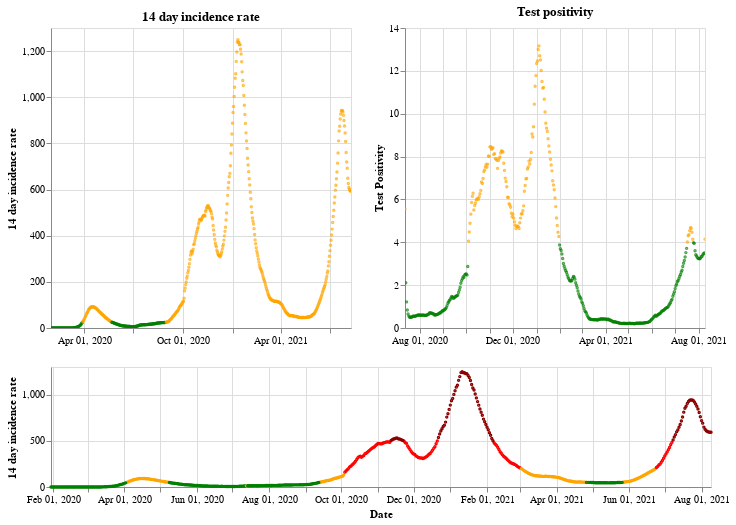

Here is the notebook cell this chart was saved with:
### Markdown cell above
## England

### Code cell
plot_traffic_light('England')

### Figure 1 — Vega-Lite specification as saved in the notebook (floating-point values rounded to 4 significant figures; data arrays with more than 128 entries replaced by an {"elided": "..."} marker saying what was removed)
{"config": {"view": {"continuousWidth": 400, "continuousHeight": 300}}, "vconcat": [{"hconcat": [{"mark": {"type": "point", "size": 2}, "encoding": {"color": {"condition": {"value": "green", "test": "(datum.twoWeeklyCasesRate <= 25)"}, "value": "orange"}, "tooltip": [{"type": "nominal", "field": "areaName"}, {"type": "temporal", "field": "date"}, {"type": "quantitative", "field": "twoWeeklyCasesRate"}, {"type": "quantitative", "field": "testPositivity"}], "x": {"type": "temporal", "axis": {"title": ""}, "field": "date", "scale": {"domain": {"selection": "DateBrush"}}, "timeUnit": "yearmonthdate"}, "y": {"type": "quantitative", "axis": {"title": "14 day incidence rate"}, "field": "twoWeeklyCasesRate"}}, "title": "14 day incidence rate", "width": 300}, {"mark": {"type": "point", "size": 2}, "encoding": {"color": {"condition": {"value": "green", "test": "(datum.testPositivity <= 4)"}, "value": "orange"}, "tooltip": [{"type": "nominal", "field": "areaName"}, {"type": "temporal", "field": "date"}, {"type": "quantitative", "field": "twoWeeklyCasesRate"}, {"type": "quantitative", "field": "testPositivity"}], "x": {"type": "temporal", "axis": {"title": ""}, "field": "date", "scale": {"domain": {"selection": "DateBrush"}}, "timeUnit": "yearmonthdate"}, "y": {"type": "quantitative", "axis": {"title": "Test Positivity"}, "field": "testPositivity"}}, "title": "Test positivity", "width": 300}]}, {"layer": [{"mark": {"type": "point", "size": 2}, "encoding": {"color": {"condition": {"value": "orange", "test": "(((datum.testPositivity < 4) && (datum.twoWeeklyCasesRate >= 50)) && (datum.twoWeeklyCasesRate < 200))"}, "value": "red"}, "opacity": {"condition": {"value": 1, "test": "((datum.twoWeeklyCasesRate >= 50) && (datum.twoWeeklyCasesRate < 500))"}, "value": 0}, "tooltip": [{"type": "nominal", "field": "areaName"}, {"type": "temporal", "field": "date"}, {"type": "quantitative", "field": "twoWeeklyCasesRate"}, {"type": "quantitative", "field": "testPositivity"}], "x": {"type": "temporal", "axis": {"title": "Date"}, "field": "date", "timeUnit": "yearmonthdate"}, "y": {"type": "quantitative", "axis": {"title": "14 day incidence rate"}, "field": "twoWeeklyCasesRate"}}, "selection": {"DateBrush": {"type": "interval", "encodings": ["x"], "fields": ["Time"]}}}, {"mark": {"type": "point", "size": 2}, "encoding": {"color": {"value": "darkred"}, "opacity": {"condition": {"value": 1, "test": "(datum.twoWeeklyCasesRate >= 500)"}, "value": 0}, "tooltip": [{"type": "nominal", "field": "areaName"}, {"type": "temporal", "field": "date"}, {"type": "quantitative", "field": "twoWeeklyCasesRate"}, {"type": "quantitative", "field": "testPositivity"}], "x": {"type": "temporal", "axis": {"title": "Date"}, "field": "date", "timeUnit": "yearmonthdate"}, "y": {"type": "quantitative", "axis": {"title": "14 day incidence rate"}, "field": "twoWeeklyCasesRate"}}}, {"mark": {"type": "point", "size": 2}, "encoding": {"color": {"condition": {"value": "green", "test": "((datum.testPositivity < 4) && (datum.twoWeeklyCasesRate < 50))"}, "value": "orange"}, "opacity": {"condition": {"value": 1, "test": "(datum.twoWeeklyCasesRate < 50)"}, "value": 0}, "tooltip": [{"type": "nominal", "field": "areaName"}, {"type": "temporal", "field": "date"}, {"type": "quantitative", "field": "twoWeeklyCasesRate"}, {"type": "quantitative", "field": "testPositivity"}], "x": {"type": "temporal", "axis": {"title": "Date"}, "field": "date", "timeUnit": "yearmonthdate"}, "y": {"type": "quantitative", "axis": {"title": "14 day incidence rate"}, "field": "twoWeeklyCasesRate"}}}], "height": 120, "width": 660}], "data": {"name": "data-1c351e7f06afa14491cac480fb2336dc"}, "$schema": "https://vega.github.io/schema/vega-lite/v4.8.1.json", "datasets": {"data-1c351e7f06afa14491cac480fb2336dc": {"elided": "558 records"}}}
